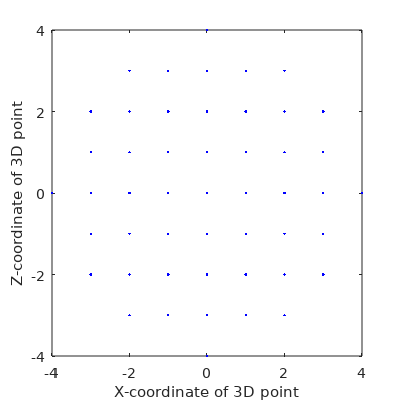
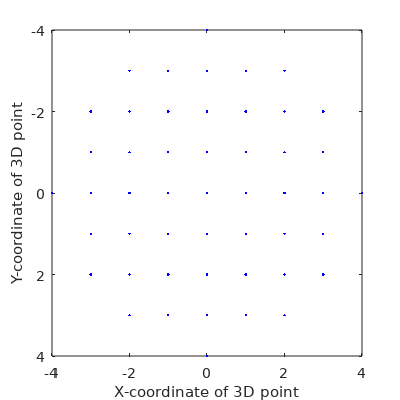
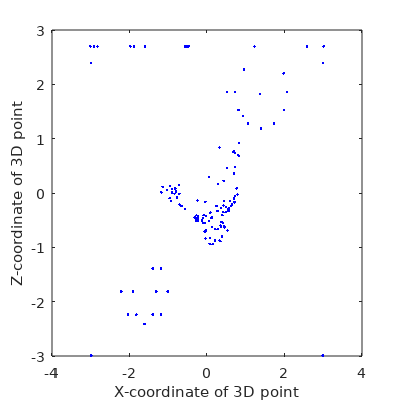
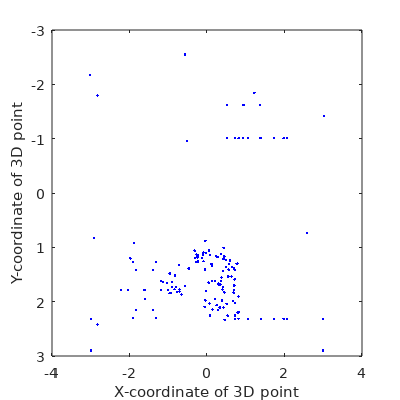

Write MATLAB code to recreate these figures, in order.
% Set easy-to-read metrics, fonts, ...

set(0, 'DefaultAxesFontName', 'DejaVuSans')
set(0, 'DefaultTextFontName', 'DejaVuSans')
set(0, 'DefaultFigurePaperUnits', 'inches')
set(0, 'DefaultFigurePaperSize', [4, 4])
set(0, 'DefaultFigurePaperPosition', [0 0 [4, 4]])
set(0, 'DefaultLineMarkerSize', 6)


% Finite points (in sphere arrangement)

load finite_3D_points.mat

points_r = 4;
cam_pose_offset = 40.;
max_sideways = 12.;
max_towards = 12.;

points_3D = finite_3D_points * points_r;

figure(1)
plot(points_3D(:, 1), points_3D(:, 3), 'b.')
xlabel('X-coordinate of 3D point')
ylabel('Z-coordinate of 3D point')
saveas(gcf, ['figures/points_3D_finite_top.pdf'])
figure(2)
plot(points_3D(:, 1), points_3D(:, 2), 'b.')
set(gca, 'YDir', 'reverse')
xlabel('X-coordinate of 3D point')
ylabel('Y-coordinate of 3D point')
saveas(gcf, ['figures/points_3D_finite_front.pdf'])


% Scene points (see "scene_3D_points.blend" file)

load scene_3D_points.mat

points_r = 3;
cam_pose_offset = 40;
max_sideways = 11.;
max_towards = 11.;

points_3D = scene_3D_points * points_r;

figure(3)
plot(points_3D(:, 1), points_3D(:, 3), 'b.')
xlabel('X-coordinate of 3D point')
ylabel('Z-coordinate of 3D point')
saveas(gcf, ['figures/points_3D_scene_top.pdf'])
figure(4)
plot(points_3D(:, 1), points_3D(:, 2), 'b.')
set(gca, 'YDir', 'reverse')
xlabel('X-coordinate of 3D point')
ylabel('Y-coordinate of 3D point')
saveas(gcf, ['figures/points_3D_scene_front.pdf'])
